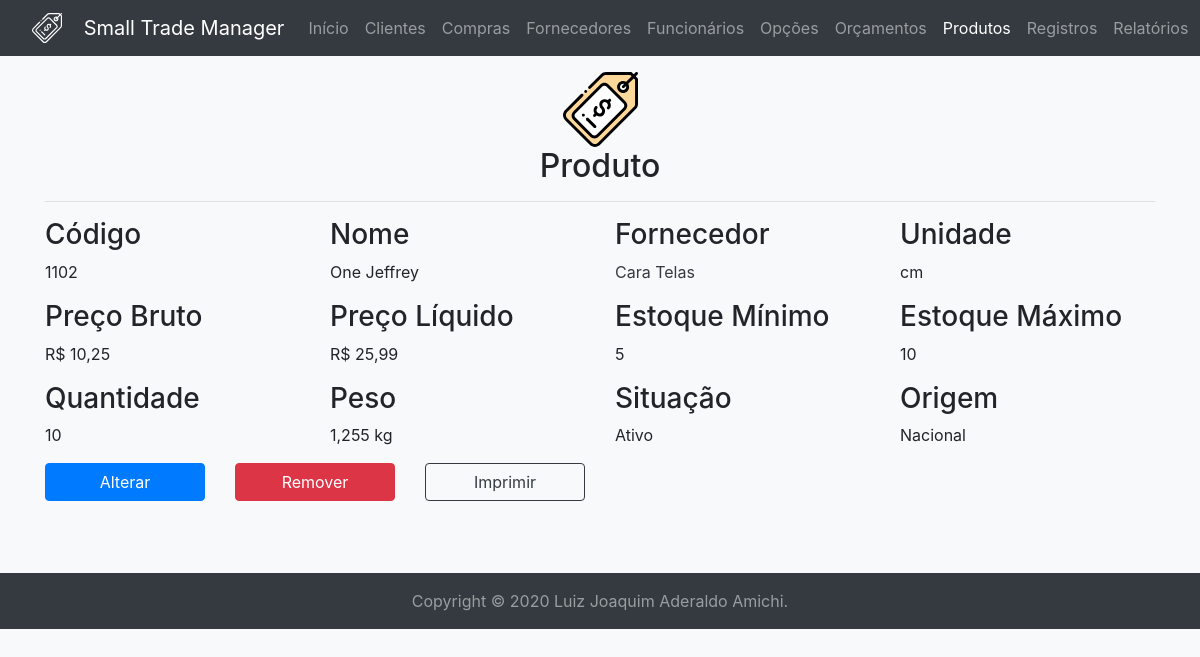
/product/view/?id=1 (signed in), run on the app's committed database.
### tables this page shows
create table if not exists products (
	id int unsigned auto_increment not null primary key,
	code int unsigned not null unique,
	name varchar(32) character set 'utf8' not null,
	provider int unsigned not null,
	unity varchar(4) character set 'utf8' not null,
	gross_price decimal(6,2) not null,
	net_price decimal(6,2) not null,
	minimum_stock int unsigned not null,
	maximum_stock int unsigned not null,
	amount int unsigned not null,
	weigth float unsigned not null,
	situation tinyint(1) unsigned not null,
	source tinyint(1) unsigned not null,
	foreign key(provider) references providers(id)
);

create table if not exists providers (
	id int unsigned auto_increment not null primary key,
	company_name varchar(32) character set 'utf8' not null,
	fantasy_name varchar(64) character set 'utf8' not null,
	state_registration char(12) character set 'utf8' null unique,
	cnpj char(14) character set 'utf8' not null unique,
	foundation_date date not null,
	postal_code char(8) character set 'utf8' null,
	district varchar(32) character set 'utf8' null,
	city varchar(64) character set 'utf8' not null,
	state char(2) character set 'utf8' not null,
	address varchar(64) character set 'utf8' not null,
	number int unsigned not null,
	complement varchar(32) character set 'utf8' null,
	email varchar(32) character set 'utf8' not null,
	phone char(10) character set 'utf8' not null,
	cell_phone char(11) character set 'utf8' null,
	note varchar(512) character set 'utf8' null
);

### mysql.php (called while the page is built, shortened)
<?php
$db = null;
function execute(string $query, ?object &$record=null): array|bool {
	global $db;
	$operation = strtolower(substr($query, 0, 6));
	$tuple = $record ? convert($record) : $record;
	$connection = $db ?? open();
	$stmt = null;
	if($connection) {
		try {
			if($operation == 'delete') {
				$queries = explode(';', $query);
				foreach($queries as $query) {
					if(!empty($query)) {
						$stmt = $connection->prepare($query);
						$stmt->execute();
					}
				}
			}
			elseif(in_array($operation, ['insert', 'select', 'update'])) {
				$stmt = $connection->prepare($query);
				$stmt->execute($tuple);
			}
			if($operation == 'select') {
				return $stmt->fetchAll(\PDO::FETCH_OBJ);
			}
			elseif(in_array($operation, ['delete', 'insert', 'update'])) {
				if($operation == 'insert' && $record) {
					$record->id = $connection->lastInsertId() ?: ($record->id ?? 0);
				}
				$commit = $connection->commit();
				return (bool) ($operation == 'delete' ? $commit : $stmt->rowCount());
			}
		}
		catch(\PDOException $e) {
			\util\history($e);
			if($operation == 'select') {
				return [];
			}
			elseif(in_array($operation, ['delete', 'insert', 'update'])) {
				$connection->rollBack();
				return false;
			}
		}
		finally {
			$connection = null;
		}
	}
	return false;
}
function open(): ?\PDO {
	global $db;
	if(!$db) {
		try {
			$db = new \PDO('mysql:host=' . MYSQL_HOST . ';dbname=' . MYSQL_SCHEMA, MYSQL_USER, MYSQL_PASSWORD);
			$db->setAttribute(\PDO::ATTR_ERRMODE, \PDO::ERRMODE_EXCEPTION);
			$db->setAttribute(\PDO::ATTR_DEFAULT_FETCH_MODE, \PDO::FETCH_OBJ);
			return $db;
		}
		catch(\PDOException $e) {
			\util\history($e);
			return null;
		}
	}
	return $db;
}

### controllers/product.php (called while the page is built, shortened)
<?php
require_once __DIR__ . '/../mysql.php';
function beautify(object $tuple): object {
	$tuple->gross_price = 'R$ ' . number_format($tuple->gross_price, 2, ',', '.');
	$tuple->net_price = 'R$ ' . number_format($tuple->net_price, 2, ',', '.');
	$tuple->minimum_stock = number_format($tuple->minimum_stock, 0, '.', '.');
	$tuple->maximum_stock = number_format($tuple->maximum_stock, 0, '.', '.');
	$tuple->amount = number_format($tuple->amount, 0, '.', '.');
	$tuple->weigth = number_format($tuple->weigth, 3, ',', '.');
	$tuple->situation = $tuple->situation == 0 ? 'Inativo' : 'Ativo';
	$tuple->source = $tuple->source == 0 ? 'Nacional' : 'Internacional';
	return $tuple;
}

### templates/product/view.php (the view, shortened to what this page needs)
	<div class="container mb-5" id="content">
		<div class="my-3 text-center">
			<img alt="Produto" class="img-fluid mx-3" height="75" src="<?=BASE_URL?>img/product-color.svg" width="75"/>
			<h2><?=PAGE_TITLE?></h2>
			<hr/>
		</div>
		<div class="row">
			<div class="col-md-3">
				<h3>Código</h3>
				<p><?=$tuple->code?></p>
			</div>
			<div class="col-md-3">
				<h3>Nome</h3>
				<p><?=$tuple->name?></p>
			</div>
			<div class="col-md-3">
				<h3>Fornecedor</h3>
				<p><a class="text-dark" href="<?=BASE_URL?>provider/view/?id=<?=$tuple->provider->id?>"><?=$tuple->provider->fantasy_name?></a></p>
			</div>
			<div class="col-md-3">
				<h3>Unidade</h3>
				<p><?=$tuple->unity?></p>
			</div>
			<div class="col-md-3">
				<h3>Preço Bruto</h3>
				<p><?=$tuple->gross_price?></p>
			</div>
			<div class="col-md-3">
				<h3>Preço Líquido</h3>
				<p><?=$tuple->net_price?></p>
			</div>
			<div class="col-md-3">
				<h3>Estoque Mínimo</h3>
				<p><?=$tuple->minimum_stock?></p>
			</div>
			<div class="col-md-3">
				<h3>Estoque Máximo</h3>
				<p><?=$tuple->maximum_stock?></p>
			</div>
			<div class="col-md-3">
				<h3>Quantidade</h3>
				<p><?=$tuple->amount?></p>
			</div>
			<div class="col-md-3">
				<h3>Peso</h3>
				<p><?=$tuple->weigth?> kg</p>
			</div>
			<div class="col-md-3">
				<h3>Situação</h3>
				<p><?=$tuple->situation?></p>
			</div>
			<div class="col-md-3">
				<h3>Origem</h3>
				<p><?=$tuple->source?></p>
			</div>
		</div>
		<div class="pb-3 row" id="buttons">
			<div class="col-md-2 mb-2">
				<a class="btn btn-block btn-primary" href="<?=BASE_URL . PAGE_NAME?>/update/?id=<?=$tuple->id?>">Alterar</a>
			</div>
			<div class="col-md-2 mb-2">
				<button class="btn btn-block btn-danger" data-target="#remove-modal" data-toggle="modal" type="button">Remover</button>
			</div>
			<div class="col-md-2 mb-2">
				<button class="btn btn-block btn-outline-dark" id="print-content">Imprimir</button>
			</div>
		</div>
	</div>
</body>
</html>

### data on the page
products: code "1102", name "One Jeffrey", unity "cm", gross_price "R$ 10,25", net_price "R$ 25,99", minimum_stock "5", maximum_stock "10", amount "10", weigth "1,255", situation "Ativo", source "Nacional"
providers: fantasy_name "Cara Telas"

### other printed values
PAGE_TITLE "Produto"
